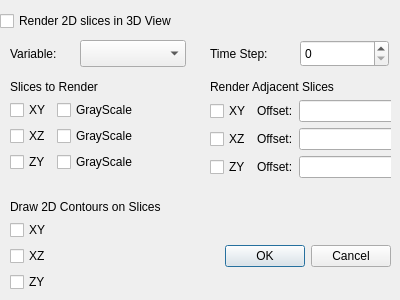
<?xml version="1.0" encoding="UTF-8"?>
<ui version="4.0">
 <class>SliceRenderingDialog</class>
 <widget class="QDialog" name="SliceRenderingDialog">
  <property name="geometry">
   <rect>
    <x>0</x>
    <y>0</y>
    <width>400</width>
    <height>300</height>
   </rect>
  </property>
  <property name="windowTitle">
   <string>Dialog</string>
  </property>
  <widget class="QDialogButtonBox" name="buttonBox">
   <property name="geometry">
    <rect>
     <x>50</x>
     <y>240</y>
     <width>341</width>
     <height>32</height>
    </rect>
   </property>
   <property name="orientation">
    <enum>Qt::Horizontal</enum>
   </property>
   <property name="standardButtons">
    <set>QDialogButtonBox::Cancel|QDialogButtonBox::Ok</set>
   </property>
  </widget>
  <widget class="QCheckBox" name="m_SliceRenderingEnabled">
   <property name="geometry">
    <rect>
     <x>0</x>
     <y>10</y>
     <width>408</width>
     <height>22</height>
    </rect>
   </property>
   <property name="text">
    <string>Render 2D slices in 3D View</string>
   </property>
  </widget>
  <widget class="QLabel" name="m_VariableText">
   <property name="geometry">
    <rect>
     <x>10</x>
     <y>40</y>
     <width>106</width>
     <height>27</height>
    </rect>
   </property>
   <property name="text">
    <string>Variable:</string>
   </property>
   <property name="wordWrap">
    <bool>false</bool>
   </property>
  </widget>
  <widget class="QComboBox" name="m_Variable">
   <property name="geometry">
    <rect>
     <x>80</x>
     <y>40</y>
     <width>106</width>
     <height>27</height>
    </rect>
   </property>
  </widget>
  <widget class="QLabel" name="m_TimeStepText">
   <property name="geometry">
    <rect>
     <x>210</x>
     <y>40</y>
     <width>89</width>
     <height>27</height>
    </rect>
   </property>
   <property name="text">
    <string>Time Step:</string>
   </property>
   <property name="wordWrap">
    <bool>false</bool>
   </property>
  </widget>
  <widget class="QSpinBox" name="m_Timestep">
   <property name="geometry">
    <rect>
     <x>300</x>
     <y>40</y>
     <width>89</width>
     <height>27</height>
    </rect>
   </property>
  </widget>
  <widget class="QWidget" name="layoutWidget">
   <property name="geometry">
    <rect>
     <x>210</x>
     <y>80</y>
     <width>181</width>
     <height>124</height>
    </rect>
   </property>
   <layout class="QFormLayout" name="formLayout">
    <item row="0" column="0">
     <widget class="QLabel" name="label_2">
      <property name="text">
       <string>Render Adjacent Slices</string>
      </property>
     </widget>
    </item>
    <item row="1" column="0">
     <layout class="QHBoxLayout" name="horizontalLayout_4">
      <item>
       <widget class="QCheckBox" name="m_RenderAdjacentSliceXY">
        <property name="text">
         <string>XY</string>
        </property>
       </widget>
      </item>
      <item>
       <widget class="QLabel" name="m_RenderAdjacentSliceOffsetXYText">
        <property name="text">
         <string>Offset:</string>
        </property>
       </widget>
      </item>
      <item>
       <widget class="QLineEdit" name="m_RenderAdjacentSliceOffsetXY"/>
      </item>
     </layout>
    </item>
    <item row="2" column="0">
     <layout class="QHBoxLayout" name="horizontalLayout_5">
      <item>
       <widget class="QCheckBox" name="m_RenderAdjacentSliceXZ">
        <property name="text">
         <string>XZ</string>
        </property>
       </widget>
      </item>
      <item>
       <widget class="QLabel" name="m_RenderAdjacentSliceOffsetXZText">
        <property name="text">
         <string>Offset:</string>
        </property>
       </widget>
      </item>
      <item>
       <widget class="QLineEdit" name="m_RenderAdjacentSliceOffsetXZ"/>
      </item>
     </layout>
    </item>
    <item row="3" column="0">
     <layout class="QHBoxLayout" name="horizontalLayout_6">
      <item>
       <widget class="QCheckBox" name="m_RenderAdjacentSliceZY">
        <property name="text">
         <string>ZY</string>
        </property>
       </widget>
      </item>
      <item>
       <widget class="QLabel" name="m_RenderAdjacentSliceOffsetZYText">
        <property name="text">
         <string>Offset:</string>
        </property>
       </widget>
      </item>
      <item>
       <widget class="QLineEdit" name="m_RenderAdjacentSliceOffsetZY"/>
      </item>
     </layout>
    </item>
   </layout>
  </widget>
  <widget class="QWidget" name="layoutWidget">
   <property name="geometry">
    <rect>
     <x>10</x>
     <y>80</y>
     <width>181</width>
     <height>111</height>
    </rect>
   </property>
   <layout class="QFormLayout" name="formLayout_2">
    <item row="0" column="0">
     <widget class="QLabel" name="label">
      <property name="text">
       <string>Slices to Render</string>
      </property>
     </widget>
    </item>
    <item row="1" column="0">
     <layout class="QHBoxLayout" name="horizontalLayout">
      <item>
       <widget class="QCheckBox" name="m_SliceToRenderXY">
        <property name="text">
         <string>XY</string>
        </property>
       </widget>
      </item>
      <item>
       <widget class="QCheckBox" name="m_GrayscaleXY">
        <property name="text">
         <string>GrayScale</string>
        </property>
       </widget>
      </item>
     </layout>
    </item>
    <item row="2" column="0">
     <layout class="QHBoxLayout" name="horizontalLayout_2">
      <item>
       <widget class="QCheckBox" name="m_SliceToRenderXZ">
        <property name="text">
         <string>XZ</string>
        </property>
       </widget>
      </item>
      <item>
       <widget class="QCheckBox" name="m_GrayscaleXZ">
        <property name="text">
         <string>GrayScale</string>
        </property>
       </widget>
      </item>
     </layout>
    </item>
    <item row="3" column="0">
     <layout class="QHBoxLayout" name="horizontalLayout_3">
      <item>
       <widget class="QCheckBox" name="m_SliceToRenderZY">
        <property name="text">
         <string>ZY</string>
        </property>
       </widget>
      </item>
      <item>
       <widget class="QCheckBox" name="m_GrayscaleZY">
        <property name="text">
         <string>GrayScale</string>
        </property>
       </widget>
      </item>
     </layout>
    </item>
   </layout>
  </widget>
  <widget class="QWidget" name="layoutWidget">
   <property name="geometry">
    <rect>
     <x>10</x>
     <y>200</y>
     <width>189</width>
     <height>103</height>
    </rect>
   </property>
   <layout class="QFormLayout" name="formLayout_3">
    <item row="0" column="0">
     <widget class="QLabel" name="label_3">
      <property name="text">
       <string>Draw 2D Contours on Slices</string>
      </property>
     </widget>
    </item>
    <item row="1" column="0">
     <widget class="QCheckBox" name="m_Draw2DContoursXY">
      <property name="text">
       <string>XY</string>
      </property>
     </widget>
    </item>
    <item row="2" column="0">
     <widget class="QCheckBox" name="m_Draw2DContoursXZ">
      <property name="text">
       <string>XZ</string>
      </property>
     </widget>
    </item>
    <item row="3" column="0">
     <widget class="QCheckBox" name="m_Draw2DContoursZY">
      <property name="text">
       <string>ZY</string>
      </property>
     </widget>
    </item>
   </layout>
  </widget>
  <zorder>layoutWidget</zorder>
  <zorder>layoutWidget</zorder>
  <zorder>layoutWidget</zorder>
  <zorder>buttonBox</zorder>
  <zorder>m_SliceRenderingEnabled</zorder>
  <zorder>m_VariableText</zorder>
  <zorder>m_Variable</zorder>
  <zorder>m_TimeStepText</zorder>
  <zorder>m_Timestep</zorder>
 </widget>
 <resources/>
 <connections>
  <connection>
   <sender>buttonBox</sender>
   <signal>accepted()</signal>
   <receiver>SliceRenderingDialog</receiver>
   <slot>accept()</slot>
   <hints>
    <hint type="sourcelabel">
     <x>248</x>
     <y>254</y>
    </hint>
    <hint type="destinationlabel">
     <x>157</x>
     <y>274</y>
    </hint>
   </hints>
  </connection>
  <connection>
   <sender>buttonBox</sender>
   <signal>rejected()</signal>
   <receiver>SliceRenderingDialog</receiver>
   <slot>reject()</slot>
   <hints>
    <hint type="sourcelabel">
     <x>316</x>
     <y>260</y>
    </hint>
    <hint type="destinationlabel">
     <x>286</x>
     <y>274</y>
    </hint>
   </hints>
  </connection>
 </connections>
</ui>
